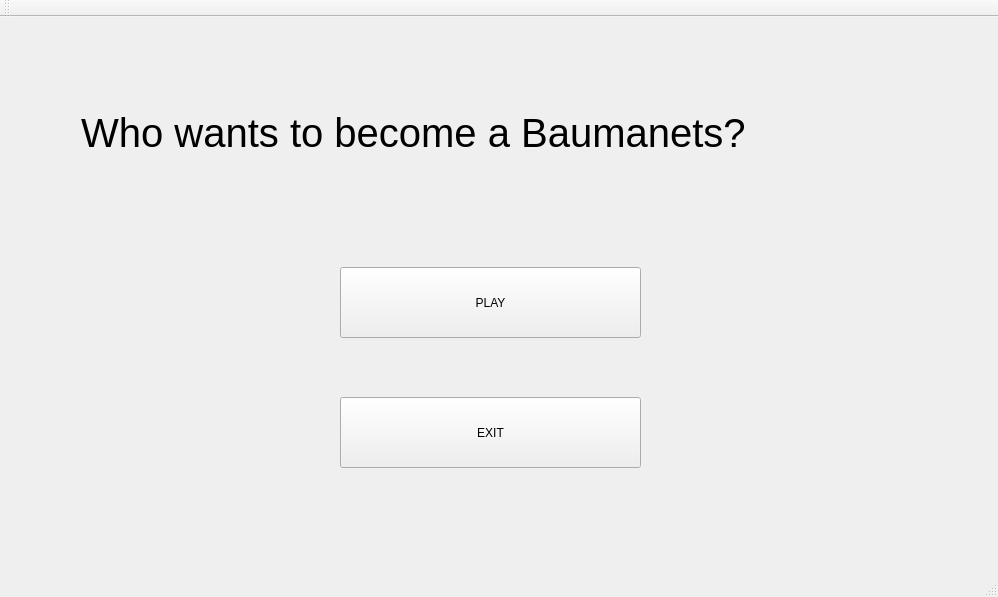
<?xml version="1.0" encoding="UTF-8"?>
<ui version="4.0">
 <class>MainWindow</class>
 <widget class="QMainWindow" name="MainWindow">
  <property name="geometry">
   <rect>
    <x>0</x>
    <y>0</y>
    <width>998</width>
    <height>597</height>
   </rect>
  </property>
  <property name="windowTitle">
   <string>MainWindow</string>
  </property>
  <widget class="QWidget" name="centralWidget">
   <widget class="QPushButton" name="pushButton_play">
    <property name="geometry">
     <rect>
      <x>340</x>
      <y>250</y>
      <width>301</width>
      <height>71</height>
     </rect>
    </property>
    <property name="font">
     <font>
      <strikeout>false</strikeout>
     </font>
    </property>
    <property name="text">
     <string>PLAY</string>
    </property>
   </widget>
   <widget class="QPushButton" name="pushButton_exit">
    <property name="geometry">
     <rect>
      <x>340</x>
      <y>380</y>
      <width>301</width>
      <height>71</height>
     </rect>
    </property>
    <property name="text">
     <string>EXIT</string>
    </property>
   </widget>
   <widget class="QLabel" name="label">
    <property name="geometry">
     <rect>
      <x>70</x>
      <y>60</y>
      <width>851</width>
      <height>111</height>
     </rect>
    </property>
    <property name="font">
     <font>
      <pointsize>30</pointsize>
     </font>
    </property>
    <property name="text">
     <string> Who wants to become a Baumanets?</string>
    </property>
   </widget>
  </widget>
  <widget class="QMenuBar" name="menuBar">
   <property name="geometry">
    <rect>
     <x>0</x>
     <y>0</y>
     <width>998</width>
     <height>26</height>
    </rect>
   </property>
  </widget>
  <widget class="QToolBar" name="mainToolBar">
   <attribute name="toolBarArea">
    <enum>TopToolBarArea</enum>
   </attribute>
   <attribute name="toolBarBreak">
    <bool>false</bool>
   </attribute>
  </widget>
  <widget class="QStatusBar" name="statusBar"/>
 </widget>
 <layoutdefault spacing="6" margin="11"/>
 <resources/>
 <connections/>
</ui>
